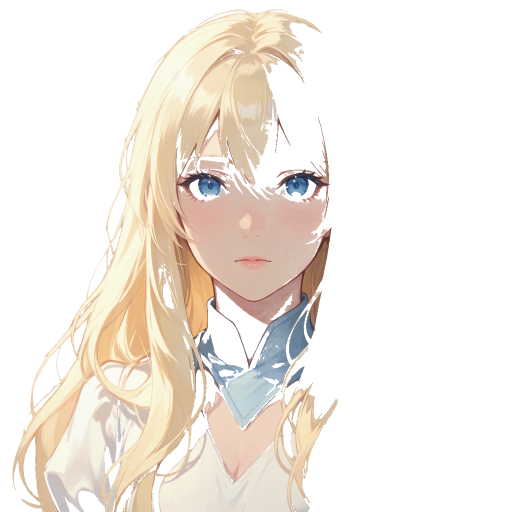
#> input picture materials/inbox/visual/portraits/VIS-POR-001_alice_neutral_v001.png, 1024 x 1024 px (shown at 1/2 size); its folder holds 4 pictures in this run
$ python remove_portrait_watermarks.py
#> lines starting #> are read from the running program, lines starting #| are printed output that depends on the picture; after the words box and inside, x2 and y2 are one past the last pixel; in counts of white or black regions, pixels touching at a corner belong together
#> in main, im is the input picture: PIL image 1024x1024 RGBA; mean R, G, B, A 186.8, 176.3, 157.8, 86.6
#!/usr/bin/env python3
# -*- coding: utf-8 -*-
"""VIS-POR-001 水印与孤立斑点移除。

策略：基于去背后的 alpha 做连通域分析，保留与最大主体相连的所有分量；
右下角远离主体的孤立分量（典型为水印文字）置 alpha=0。
"""

import numpy as np
from pathlib import Path
from PIL import Image
from scipy.ndimage import label

SRC = Path("/Users/lzm/Desktop/UW/materials/inbox/visual/portraits")


def clean(im):
    arr = np.asarray(im).copy()
    if arr.shape[2] == 3:
        return im
    rgb = arr[..., :3]
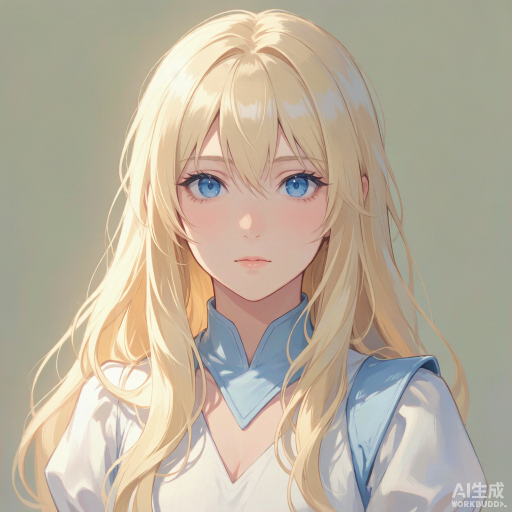
#> rgb: shape (1024, 1024, 3) (shown at 1/2 size); mean R, G, B 186.8, 176.3, 157.8
    alpha = arr[..., 3].copy()
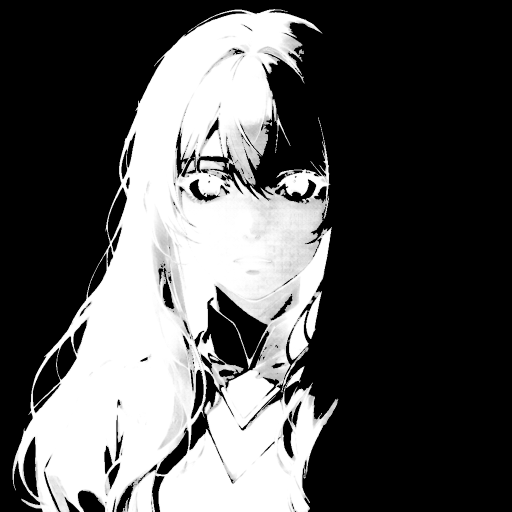
#> alpha: shape (1024, 1024) (shown at 1/2 size); min 0, max 255, mean 86.6
    # 二值化：alpha > 200 视为前景
    binary = alpha > 180
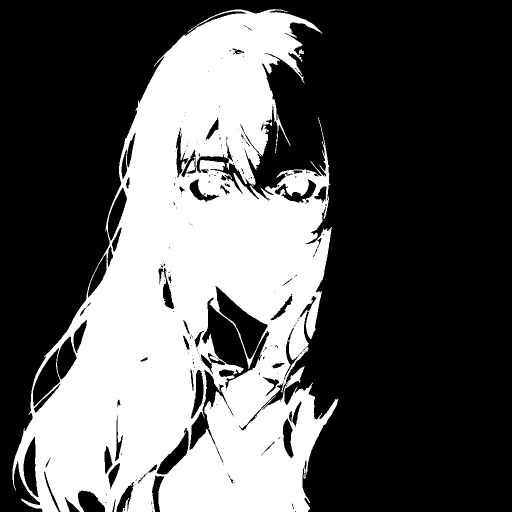
#> binary: shape (1024, 1024) bool (shown at 1/2 size); 35.3% white; 1 white region, box (x1, y1, x2, y2) and area: (25, 18, 677, 1024) 369851
    labels, n = label(binary)
#> n = 1
    if n == 0:
        return im
    # 每个分量的像素数
    sizes = np.bincount(labels.ravel())
#> sizes = [678725, 369851]
    sizes[0] = 0  # 背景
    if len(sizes) <= 1:
        return im
    main_label = int(np.argmax(sizes))
#> main_label = 1
    main_size = sizes[main_label]
#> main_size = 369851
    # 主体分量太小的兜底（理论上不会发生）
    if main_size < 100:
        return im
    # 选保留集合：主体 + 任何与主体 8 邻接的同连通分量（实际连通域本身已连通）
    # 这里再追加一个准则：分量质心与主体质心距离在合理范围，或者像素数 > 阈值
    main_pts = np.argwhere(labels == main_label)
#> main_pts = 369851 pairs, first value 18 to 1023, second value 25 to 676
    cy_main, cx_main = main_pts.mean(axis=0)
#> cy_main = 597.7; cx_main = 386.9
    new_alpha = np.where(labels == main_label, alpha, 0).astype(np.uint8)
    # 附加：分量像素数 < main_size * 0.15 且位于底部 25% 行内，置 0
    h, w = alpha.shape
#> h = 1024; w = 1024
    bottom_y = int(h * 0.75)
#> bottom_y = 768
    right_x = int(w * 0.5)
#> right_x = 512
    for lbl in range(1, n):
        if lbl == main_label:
            continue
        if sizes[lbl] < main_size * 0.15:
            pts = np.argwhere(labels == lbl)
            py = pts[:, 0].mean()
            px = pts[:, 1].mean()
            if py > bottom_y or px > right_x:
                new_alpha[labels == lbl] = 0
    out = Image.fromarray(np.concatenate([rgb, new_alpha[..., None]], axis=2), "RGBA")
    return out


def main():
    for p in sorted(SRC.glob("VIS-POR-001_*_v001.png")):
        im = Image.open(p).convert("RGBA")
        out = clean(im)
        # 比较移除前后
        before = np.asarray(im)[..., 3].sum()
#> before = 90780387
        after = np.asarray(out)[..., 3].sum()
#> after = 90780387
        removed = int((before - after) / 255)
#> removed = 0
        out.save(p)
        # 重生 256 缩略图
        thumb = out.resize((256, 256), Image.LANCZOS)
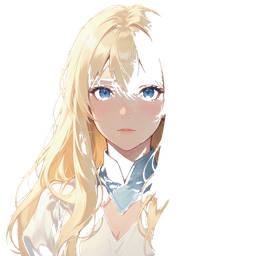
#> thumb: PIL image 256x256 RGBA; mean R, G, B, A 88, 79.1, 69.9, 86.7; transparent parts drawn white
        thumb.save(SRC / f"{p.stem}_256.png")
        print(f"{p.name}: removed {removed} px")
#| VIS-POR-001_alice_neutral_v001.png: removed 0 px


if __name__ == "__main__":
    main()

$ run again, on materials/inbox/visual/portraits/VIS-POR-001_alice_warm_v001.png
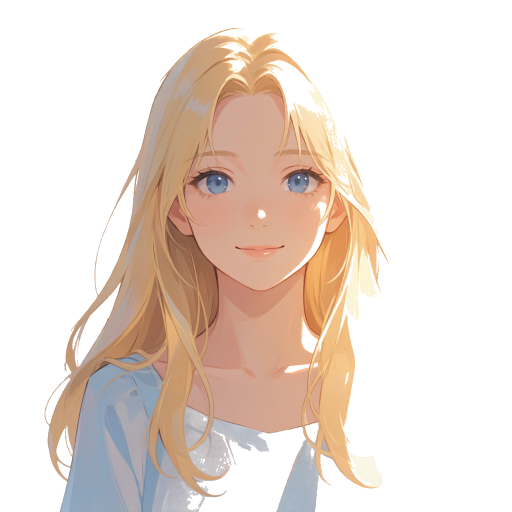
#> input picture materials/inbox/visual/portraits/VIS-POR-001_alice_warm_v001.png, 1024 x 1024 px (shown at 1/2 size)
#> in main, im is the input picture: PIL image 1024x1024 RGBA; mean R, G, B, A 211.5, 191.9, 171.8, 99
#> in clean, `binary = alpha > 180`:
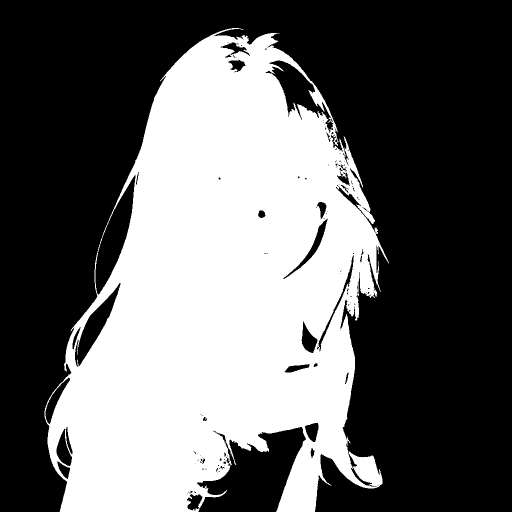
#> binary: shape (1024, 1024) bool (shown at 1/2 size); 39.6% white; 1 white region, box (x1, y1, x2, y2) and area: (89, 56, 778, 1024) 415610
#> n = 1
#> sizes = [632966, 415610]
#> main_label = 1
#> main_size = 415610
#> main_pts = 415610 pairs, first value 56 to 1023, second value 89 to 777
#> cy_main = 592.4; cx_main = 442
#> before = 103818923
#> removed = 0
#> in main, `thumb = out.resize((256, 256), Image.LANCZOS)`:
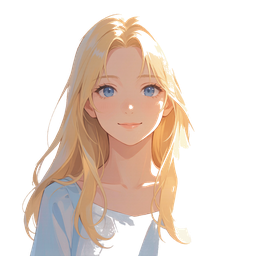
#> thumb: PIL image 256x256 RGBA; mean R, G, B, A 87.1, 71.7, 60.6, 99.1; transparent parts drawn white
#| VIS-POR-001_alice_warm_v001.png: removed 0 px
